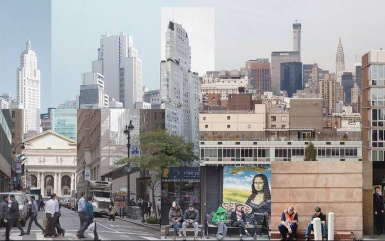
#> input picture reduced_version.jpg, 385 x 241 px, found by its file name
$ python histogram_equalization.py
#> lines starting #> are read from the running program, lines starting #| are printed output that depends on the picture
import cv2
import numpy as np
import matplotlib.pyplot as plt


def histogram_equalization(image):
    histogram_array = np.bincount(image.flatten(), minlength=256)

    num_pixels = np.sum(histogram_array)
    histogram_array = histogram_array/num_pixels

    christogram_array = np.cumsum(histogram_array)

    transform_map = np.floor(255 * christogram_array).astype(np.uint8)

    img_list = list(image.flatten())

    eq_img_list = [transform_map[i] for i in img_list]

    eq_img_array = np.reshape(np.asarray(eq_img_list), image.shape)

    return eq_img_array


def cont_stretch(im, levels):
    im_out = np.zeros((im.shape[0],im.shape[1]), dtype=np.uint8)
    a, b = 0, levels-1
    c, d = im.min(), im.max()

    h, w = im.shape
    im_out[0:h, 0:w] = (im[0:h, 0:w] - c)*((b - a)/(d-c)) + a
    return im_out

if __name__ == "__main__":

    image_path = "/Users/marynavek/Projects/ImageProcessing/reduced_version.jpg"

    image = cv2.imread(image_path, 0)
#> image: shape (241, 385); min 7, max 253, mean 156.6

    plt.imshow(image, cmap='gray')
    plt.show()

    plt.hist(image.ravel(),256,[0,256])
    plt.show()
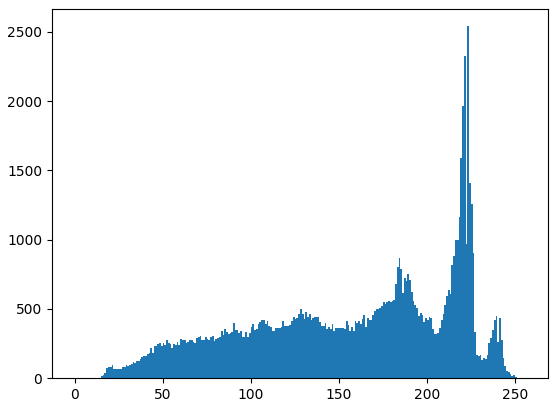
#> figure drawn by matplotlib, 1 panel; tallest bar 2540 high, from x = 223 to 224

    transform = histogram_equalization(image)
#> in histogram_equalization, `histogram_array = np.bincount(image.flatten(), minlength=256)`: histogram_array = 256 values, max 2540 at index 223, min 0 at index 0, mean 362.4
#> in histogram_equalization, `num_pixels = np.sum(histogram_array)`: num_pixels = 92785
#> in histogram_equalization, `histogram_array = histogram_array/num_pixels`: histogram_array = 256 values, max 0.0274 at index 223, min 0 at index 0, mean 0.00391
#> in histogram_equalization, `christogram_array = np.cumsum(histogram_array)`: christogram_array = 256 values from 0 to 1
#> in histogram_equalization, `transform_map = np.floor(255 * christogram_array).astype(np.uint8)`: transform_map = 256 values from 0 to 254
#> in histogram_equalization, `img_list = list(image.flatten())`: img_list = 92785 items
#> in histogram_equalization, `eq_img_array = np.reshape(np.asarray(eq_img_list), image.shape)`:
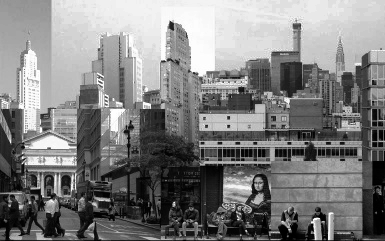
#> eq_img_array: shape (241, 385); min 0, max 254, mean 127.8
    plt.imshow(transform, cmap='gray')
    plt.show()

    plt.hist(transform.ravel(),256,[0,256])
    plt.show()
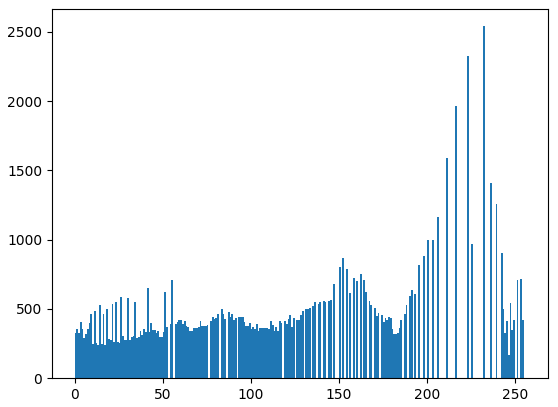
#> figure drawn by matplotlib, 1 panel; tallest bar 2540 high, from x = 232 to 233

    transform = cont_stretch(image, 500)
#> in cont_stretch, `c, d = im.min(), im.max()`: c = 7; d = 253
#> in cont_stretch, `im_out[0:h, 0:w] = (im[0:h, 0:w] - c)*((b - a)/(d-c)) + a`:
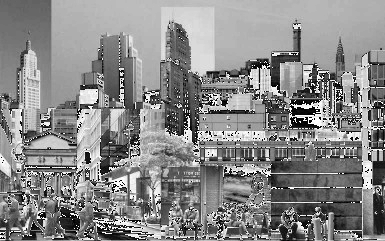
#> im_out: shape (241, 385); min 0, max 255, mean 136.9
    plt.imshow(transform, cmap='gray')
    plt.show()

    plt.hist(transform.ravel(),256,[0,256])
    plt.show()
#> figure, not shown here; tallest bar 2875 high, from x = 182 to 183

    transform = cont_stretch(image, 350)
#> call 2 of cont_stretch, with levels = 350
#> in cont_stretch (call 2), `im_out[0:h, 0:w] = (im[0:h, 0:w] - c)*((b - a)/(d-c)) + a`:
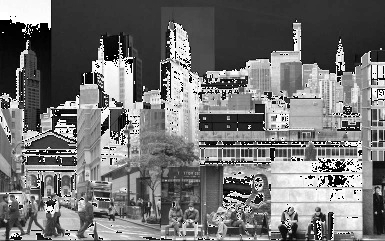
#> im_out: shape (241, 385); min 0, max 255, mean 114.6
    plt.imshow(transform, cmap='gray')
    plt.show()

    plt.hist(transform.ravel(),256,[0,256])
    plt.show()
#> figure, not shown here; tallest bar 2540 high, from x = 50 to 51

    transform = cont_stretch(image, 150)
#> call 3 of cont_stretch, with levels = 150
#> in cont_stretch (call 3), `im_out[0:h, 0:w] = (im[0:h, 0:w] - c)*((b - a)/(d-c)) + a`:
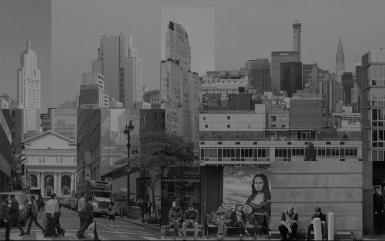
#> im_out: shape (241, 385); min 0, max 149, mean 90.1
    plt.imshow(transform, cmap='gray')
    plt.show()

    plt.hist(transform.ravel(),256,[0,256])
    plt.show()
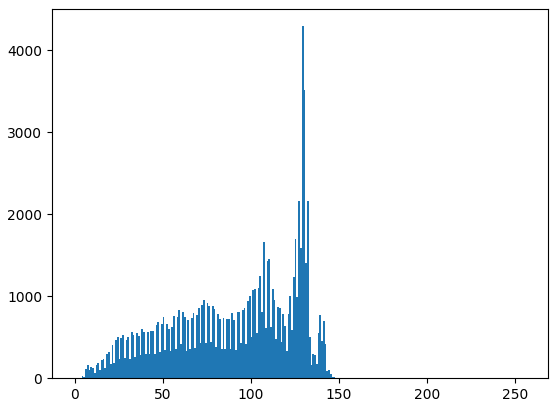
#> figure drawn by matplotlib, 1 panel; tallest bar 4292 high, from x = 129 to 130

$ run again, with natual_im_1.jpg copied over reduced_version.jpg
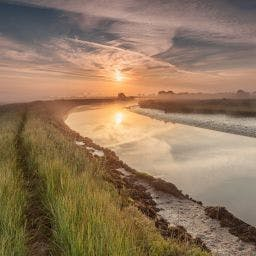
#> input picture natual_im_1.jpg, 256 x 256 px, found by its file name
#> in histogram_equalization, `histogram_array = np.bincount(image.flatten(), minlength=256)`: histogram_array = 256 values, max 621 at index 107, min 0 at index 3, mean 256
#> num_pixels = 65536
#> in histogram_equalization, `histogram_array = histogram_array/num_pixels`: histogram_array = 256 values, max 0.00948 at index 107, min 0 at index 3, mean 0.00391
#> christogram_array = 256 values from 1.53e-05 to 1
#> transform_map = 256 values from 0 to 255
#> img_list = 65536 items
#> `plt.show()`:
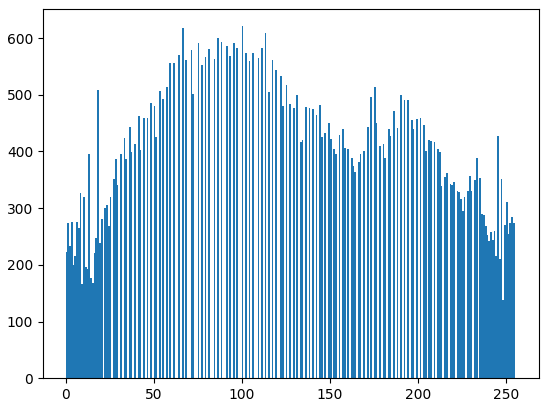
#> figure drawn by matplotlib, 1 panel; tallest bar 621 high, from x = 100 to 101
#> c = 0; d = 251
#> `plt.show()`:
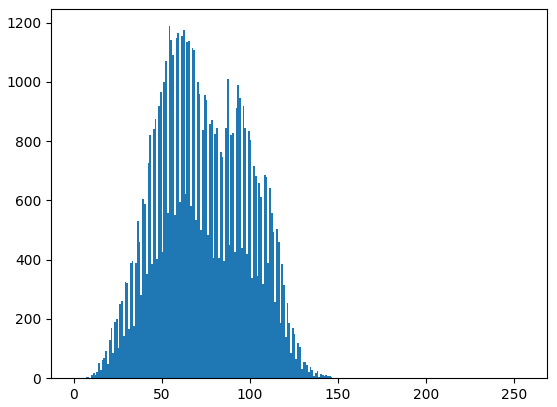
#> figure drawn by matplotlib, 1 panel; tallest bar 1188 high, from x = 54 to 55

$ run again, with natural_im_2.jpg copied over reduced_version.jpg
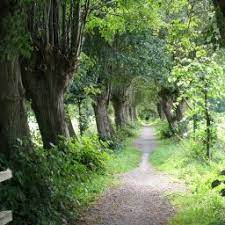
#> input picture natural_im_2.jpg, 225 x 225 px, found by its file name
#> in histogram_equalization, `histogram_array = np.bincount(image.flatten(), minlength=256)`: histogram_array = 256 values, max 430 at index 36, min 6 at index 253, mean 197.8
#> num_pixels = 50625
#> in histogram_equalization, `histogram_array = histogram_array/num_pixels`: histogram_array = 256 values, max 0.00849 at index 36, min 0.000119 at index 253, mean 0.00391
#> christogram_array = 256 values from 0.000672 to 1
#> transform_map = 256 values from 0 to 254
#> img_list = 50625 items
#> `plt.show()`:
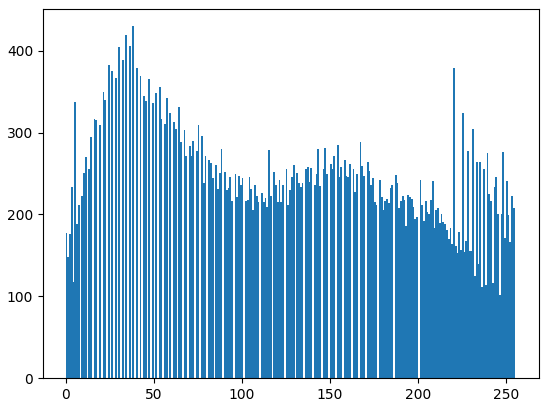
#> figure drawn by matplotlib, 1 panel; tallest bar 430 high, from x = 38 to 39
#> c = 0; d = 255
#> `plt.show()`:
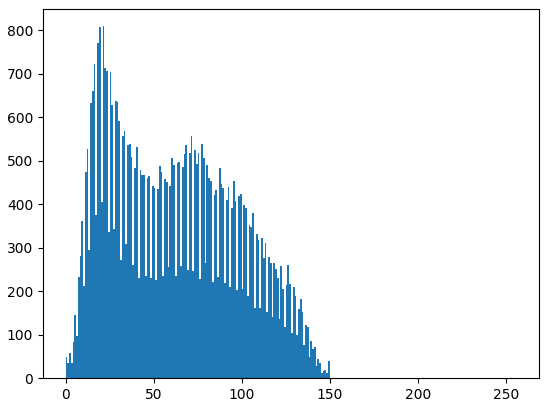
#> figure drawn by matplotlib, 1 panel; tallest bar 809 high, from x = 21 to 22
